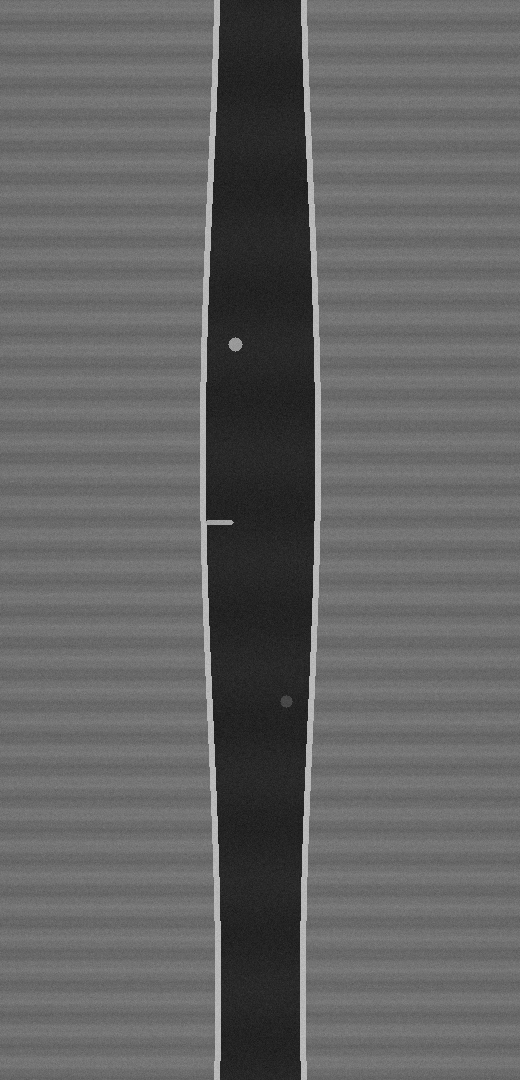
#> input picture samples/photo_merge/reproducibility/00_expected_full_scene_not_input.png, 520 x 1080 px
$ python -i image_ops.py   (imports and definitions only)
#> lines starting #> are read from the running program, lines starting #| are printed output that depends on the picture; after the words box and inside, x2 and y2 are one past the last pixel; in counts of white or black regions, pixels touching at a corner belong together
#> further down, picture is the input picture: shape (1080, 520, 3); min 18, max 200, mean 99.2
from __future__ import annotations

from dataclasses import dataclass
import math
from pathlib import Path
from typing import Iterable, Optional, Sequence, Tuple

import cv2
import numpy as np

Point = Tuple[float, float]
Line = Tuple[Point, Point]


@dataclass(frozen=True)
class SnapResult:
    start: Point
    end: Point
    offset_px: float
    gradient: float
    offsets: np.ndarray
    intensity_profile: np.ndarray
    gradient_profile: np.ndarray


@dataclass(frozen=True)
class SnapCurveResult:
    points: list[Point]
    offsets: np.ndarray
    gradient_strength: np.ndarray

    @property
    def start(self) -> Point:
        return self.points[0]

    @property
    def end(self) -> Point:
        return self.points[-1]


@dataclass(frozen=True)
class SegmentProfileResult:
    offsets: np.ndarray
    distances: np.ndarray
    sample_grid: np.ndarray
    sample_counts: np.ndarray
    intensity_profile: np.ndarray
    gradient_profile: np.ndarray
    best_offset_px: float
    best_gradient: float


@dataclass(frozen=True)
class CurvatureResult:
    center: Point
    radius_px: float
    apex: Point
    edge_points: list[Point]
    fit_points: list[Point]
    quality: float


def line_length(start: Point, end: Point) -> float:
    return float(math.hypot(end[0] - start[0], end[1] - start[1]))


# [7 lines left out: function line_angle_degrees, not called in this run]


def acute_angle_difference(angle_a: float, angle_b: float) -> float:
    """Smallest unsigned difference between two undirected line angles."""
    return abs(((angle_a - angle_b + 90.0) % 180.0) - 90.0)


def angle_to_axis(start: Point, end: Point, axis: str) -> float:
    target = 0.0 if axis == "horizontal" else 90.0
    return acute_angle_difference(line_angle_degrees(start, end), target)


# [7 lines left out: function normal_for_line, not called in this run]


def to_gray(image: np.ndarray) -> np.ndarray:
    if image.ndim == 2:
        return image.astype(np.float32)
    if image.shape[2] == 4:
        image = cv2.cvtColor(image, cv2.COLOR_BGRA2BGR)
    return cv2.cvtColor(image, cv2.COLOR_BGR2GRAY).astype(np.float32)


def _scalar_intensity(image: np.ndarray) -> np.ndarray:
    return to_gray(image)


# [256 lines left out: functions _normal_intensity_change, ensure_bgr, read_image, bgr_to_rgb8_for_display, adjust_image_bgr, _bilinear_sample and 3 more, not called in this run]


def measure_cliff_curvature(image: np.ndarray) -> Optional[CurvatureResult]:
    """Estimate the local radius of curvature for a cliff-like rounded edge.

    The input is a user-selected ROI. The method extracts high-gradient edge
    contours, finds the strongest local turning point, and fits a circle to the
    neighboring contour points around that apex. Returned coordinates are
    relative to the ROI origin.
    """
    gray = to_gray(image)
    if gray.size < 64:
        return None
    height, width = gray.shape[:2]
#> height = 1080; width = 520
    if height < 8 or width < 8:
        return None

    gray8 = _normalize_gray_uint8(gray)
    if gray8 is None:
        return None
    blurred = cv2.GaussianBlur(gray8, (5, 5), 0)
    edges = _auto_canny(blurred)
    if int(np.count_nonzero(edges)) < 12:
        edges = _gradient_edge_mask(blurred)

    contours, _ = cv2.findContours(edges, cv2.RETR_LIST, cv2.CHAIN_APPROX_NONE)
    best: Optional[tuple[float, CurvatureResult]] = None
    for contour in contours:
        points = contour.reshape(-1, 2).astype(np.float32)
        if len(points) < 16:
            continue
        if cv2.arcLength(contour, False) < 12.0:
            continue
        candidate = _curvature_from_contour(points, width, height)
        if candidate is None:
            continue
        score = candidate.quality * math.sqrt(len(candidate.fit_points))
        if best is None or score > best[0]:
            best = (score, candidate)
    return best[1] if best is not None else None


def _normalize_gray_uint8(gray: np.ndarray) -> Optional[np.ndarray]:
    values = gray.astype(np.float32)
    finite = np.isfinite(values)
#> finite: shape (1080, 520) bool; every value is 1
    if not np.any(finite):
        return None
    min_value = float(np.nanmin(values[finite]))
#> min_value = 18
    max_value = float(np.nanmax(values[finite]))
#> max_value = 200
    if max_value - min_value < 1e-6:
        return None
    scaled = (values - min_value) * (255.0 / (max_value - min_value))
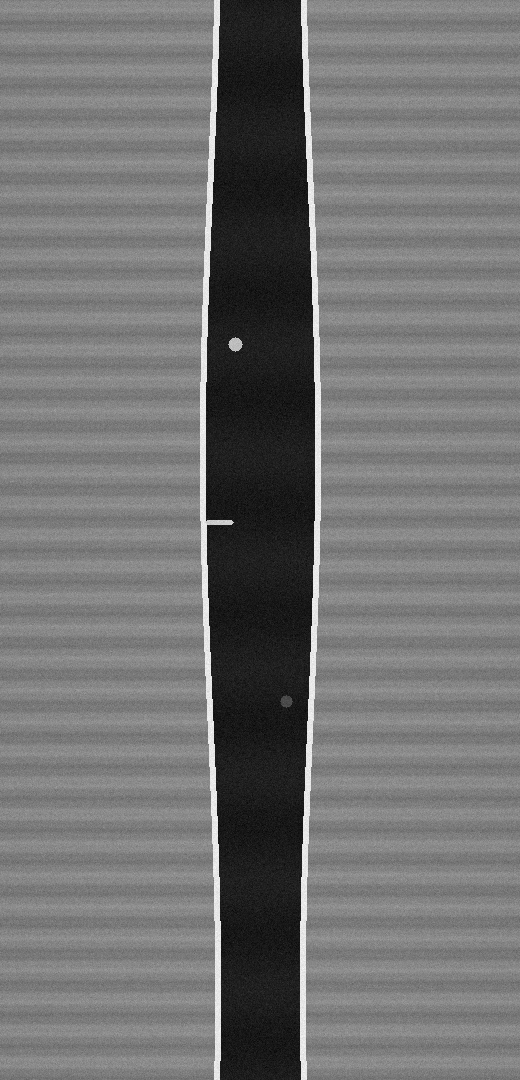
#> scaled: shape (1080, 520) float32; min 0, max 255, mean 113.8
    return np.clip(scaled, 0, 255).astype(np.uint8)


def _auto_canny(gray8: np.ndarray) -> np.ndarray:
    median = float(np.median(gray8))
#> median = 126
    lower = int(max(5, 0.66 * median))
#> lower = 83
    upper = int(min(255, max(lower + 10, 1.33 * median)))
#> upper = 167
    edges = cv2.Canny(gray8, lower, upper, L2gradient=True)
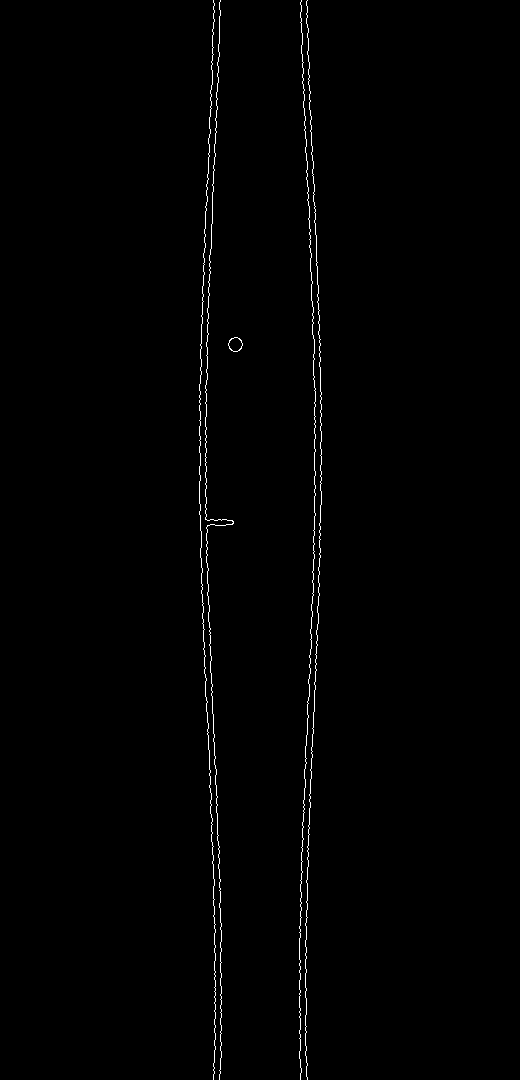
#> edges: shape (1080, 520); 0.79% white in thin lines or dots, all inside (x1, y1, x2, y2) = (199, 0, 322, 1080)
    kernel = np.ones((2, 2), dtype=np.uint8)
    return cv2.morphologyEx(edges, cv2.MORPH_CLOSE, kernel)
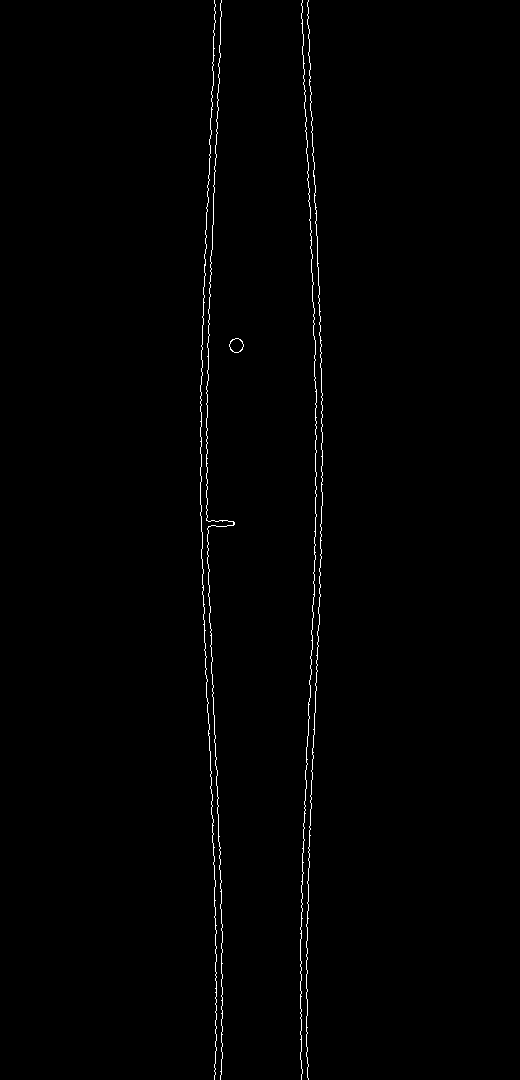
#> returned value: shape (1080, 520); 0.8% white in thin lines or dots, all inside (x1, y1, x2, y2) = (200, 0, 323, 1080)


# [11 lines left out: function _gradient_edge_mask, not called in this run]


def _curvature_from_contour(points: np.ndarray, width: int, height: int) -> Optional[CurvatureResult]:
    points = _smooth_contour_points(points)
    count = int(points.shape[0])
    if count < 16:
        return None
    closed = bool(np.linalg.norm(points[0] - points[-1]) <= 2.0)
    step = max(3, min(14, count // 12))
    scores: list[tuple[float, int]] = []
    start_index = 0 if closed else step
    end_index = count if closed else count - step
    for index in range(start_index, end_index):
        p0 = points[(index - step) % count]
        p1 = points[index]
        p2 = points[(index + step) % count]
        a = p0 - p1
        b = p2 - p1
        len_a = float(np.linalg.norm(a))
        len_b = float(np.linalg.norm(b))
        if len_a < 1e-6 or len_b < 1e-6:
            continue
        cosine = float(np.clip(np.dot(a, b) / (len_a * len_b), -1.0, 1.0))
        turn = abs(math.pi - math.acos(cosine))
        scores.append((turn, index))
    if not scores:
        return None

    max_radius = max(4.0, min(float(width), float(height)) * 0.5)
    neighborhood = max(6, min(24, step + 2))
    margin = max(4.0, min(float(width), float(height)) * 0.05)
    for _, index in sorted(scores, reverse=True)[:80]:
        apex_x = float(points[index, 0])
        apex_y = float(points[index, 1])
        if apex_x <= margin or apex_y <= margin or apex_x >= width - 1 - margin or apex_y >= height - 1 - margin:
            continue
        fit_points = _contour_window(points, index, neighborhood, closed)
        if fit_points.shape[0] < 8:
            continue
        fit = _fit_circle(fit_points)
        if fit is None:
            continue
        center_x, center_y, radius, residual = fit
        if not (2.0 <= radius <= max_radius):
            continue
        if residual > 0.35:
            continue
        center = (float(center_x), float(center_y))
        apex = (apex_x, apex_y)
        sampled_edge = _sample_points(points, 220)
        sampled_fit = _sample_points(fit_points, 80)
        quality = float(max(0.0, min(1.0, 1.0 - residual)))
        return CurvatureResult(
            center=center,
            radius_px=float(radius),
            apex=apex,
            edge_points=sampled_edge,
            fit_points=sampled_fit,
            quality=quality,
        )
    return None


def _smooth_contour_points(points: np.ndarray) -> np.ndarray:
    if points.shape[0] < 7:
        return points.astype(np.float32)
    kernel = np.array([1, 2, 3, 2, 1], dtype=np.float32)
    kernel /= kernel.sum()
    pad = len(kernel) // 2
    x = np.convolve(np.pad(points[:, 0], (pad, pad), mode="edge"), kernel, mode="valid")
    y = np.convolve(np.pad(points[:, 1], (pad, pad), mode="edge"), kernel, mode="valid")
    return np.column_stack([x, y]).astype(np.float32)


def _contour_window(points: np.ndarray, index: int, radius: int, closed: bool) -> np.ndarray:
    count = int(points.shape[0])
    if closed:
        indexes = [(index + offset) % count for offset in range(-radius, radius + 1)]
        return points[indexes]
    left = max(0, index - radius)
    right = min(count, index + radius + 1)
    return points[left:right]


def _fit_circle(points: np.ndarray) -> Optional[tuple[float, float, float, float]]:
    if points.shape[0] < 3:
        return None
    x = points[:, 0].astype(np.float64)
    y = points[:, 1].astype(np.float64)
    matrix = np.column_stack([2.0 * x, 2.0 * y, np.ones_like(x)])
    rhs = x * x + y * y
    try:
        center_x, center_y, c = np.linalg.lstsq(matrix, rhs, rcond=None)[0]
    except np.linalg.LinAlgError:
        return None
    radius_sq = float(center_x * center_x + center_y * center_y + c)
    if radius_sq <= 0:
        return None
    radius = math.sqrt(radius_sq)
    distances = np.hypot(x - center_x, y - center_y)
    residual = float(np.sqrt(np.mean((distances - radius) ** 2)) / max(radius, 1e-6))
    return float(center_x), float(center_y), float(radius), residual


def _sample_points(points: np.ndarray, limit: int) -> list[Point]:
    if points.shape[0] <= limit:
        return [(float(x), float(y)) for x, y in points]
    indexes = np.linspace(0, points.shape[0] - 1, limit).round().astype(int)
    return [(float(points[index, 0]), float(points[index, 1])) for index in indexes]


# [168 lines left out: functions _boundary_profile_index, _nanarg_profile, _segment_pixel_patch, _row_mean_profile, _area_gradient_profile, _resolve_search_radii, not called in this run]


def _search_offsets(left_radius_px: int, right_radius_px: int) -> np.ndarray:
    return np.arange(-right_radius_px, left_radius_px + 1, dtype=np.float32)


# [184 lines left out: functions _resample_polyline, snap_polyline_to_gradient, rotate_image_and_points, intersection, all_points_from_lines, not called in this run]

>>> import cv2
>>> picture = cv2.imread('../../samples/photo_merge/reproducibility/00_expected_full_scene_not_input.png')
>>> result = measure_cliff_curvature(picture)
#> in measure_cliff_curvature, `contours, _ = cv2.findContours(edges, cv2.RETR_LIST, cv2.CHAIN_APPROX_..`: contours = 6 contours, 4 with area under 20; largest, box (x1, y1, x2, y2) and area: (229, 338, 244, 353) 151, (229, 338, 244, 353) 141
#> the loop in measure_cliff_curvature, `for contour in contours:` made 6 passes
#> (closed in _curvature_from_contour, step in _curvature_from_contour, start_index in _curvature_from_contour, end_index in _curvature_from_contour, neighborhood in _curvature_from_contour) on passes 3 to 6: (True, 14, 0, 2158, 16), (True, 14, 0, 2158, 16), (True, 14, 0, 2254, 16), (True, 14, 0, 2158, 16)
#> (closed in _curvature_from_contour, step in _curvature_from_contour, start_index in _curvature_from_contour, end_index in _curvature_from_contour, neighborhood in _curvature_from_contour) on pass 1: (False, 3, 3, 33, 6)
